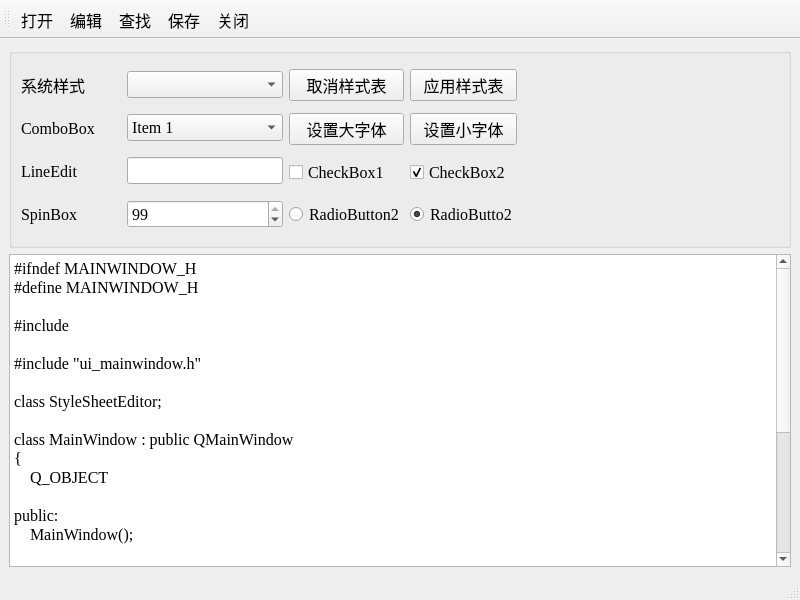
<?xml version="1.0" encoding="UTF-8"?>
<ui version="4.0">
 <class>TestQStyle</class>
 <widget class="QMainWindow" name="TestQStyle">
  <property name="geometry">
   <rect>
    <x>0</x>
    <y>0</y>
    <width>800</width>
    <height>600</height>
   </rect>
  </property>
  <property name="font">
   <font>
    <family>Times New Roman</family>
    <pointsize>12</pointsize>
   </font>
  </property>
  <property name="windowTitle">
   <string>TestQStyle</string>
  </property>
  <widget class="QWidget" name="centralwidget">
   <layout class="QGridLayout" name="gridLayout_3">
    <item row="0" column="0">
     <widget class="QGroupBox" name="groupBox_2">
      <property name="minimumSize">
       <size>
        <width>750</width>
        <height>200</height>
       </size>
      </property>
      <property name="title">
       <string/>
      </property>
      <layout class="QHBoxLayout" name="horizontalLayout">
       <item>
        <layout class="QGridLayout" name="gridLayout">
         <item row="0" column="0">
          <widget class="QLabel" name="label_4">
           <property name="minimumSize">
            <size>
             <width>100</width>
             <height>30</height>
            </size>
           </property>
           <property name="maximumSize">
            <size>
             <width>60</width>
             <height>16777215</height>
            </size>
           </property>
           <property name="text">
            <string>系统样式</string>
           </property>
          </widget>
         </item>
         <item row="0" column="1">
          <widget class="QComboBox" name="comboSysStyle"/>
         </item>
         <item row="1" column="0">
          <widget class="QLabel" name="label_3">
           <property name="minimumSize">
            <size>
             <width>100</width>
             <height>30</height>
            </size>
           </property>
           <property name="text">
            <string>ComboBox</string>
           </property>
          </widget>
         </item>
         <item row="1" column="1">
          <widget class="QComboBox" name="comboBox">
           <property name="styleSheet">
            <string notr="true">selection-color: rgb(85, 170, 255);</string>
           </property>
           <item>
            <property name="text">
             <string>Item 1</string>
            </property>
           </item>
           <item>
            <property name="text">
             <string>Item 2</string>
            </property>
           </item>
           <item>
            <property name="text">
             <string>Item 3</string>
            </property>
           </item>
           <item>
            <property name="text">
             <string>Item 4</string>
            </property>
           </item>
          </widget>
         </item>
         <item row="2" column="0">
          <widget class="QLabel" name="label">
           <property name="minimumSize">
            <size>
             <width>100</width>
             <height>30</height>
            </size>
           </property>
           <property name="text">
            <string>LineEdit</string>
           </property>
          </widget>
         </item>
         <item row="2" column="1">
          <widget class="QLineEdit" name="lineEdit_2">
           <property name="styleSheet">
            <string notr="true"/>
           </property>
           <property name="readOnly">
            <bool>true</bool>
           </property>
          </widget>
         </item>
         <item row="3" column="0">
          <widget class="QLabel" name="label_5">
           <property name="minimumSize">
            <size>
             <width>100</width>
             <height>30</height>
            </size>
           </property>
           <property name="text">
            <string>SpinBox</string>
           </property>
          </widget>
         </item>
         <item row="3" column="1">
          <widget class="QSpinBox" name="spinBox">
           <property name="value">
            <number>99</number>
           </property>
          </widget>
         </item>
        </layout>
       </item>
       <item>
        <layout class="QGridLayout" name="gridLayout_2">
         <item row="0" column="0">
          <widget class="QPushButton" name="btnCancelStyleSheet">
           <property name="minimumSize">
            <size>
             <width>100</width>
             <height>30</height>
            </size>
           </property>
           <property name="text">
            <string>取消样式表</string>
           </property>
          </widget>
         </item>
         <item row="0" column="1">
          <widget class="QPushButton" name="btnSetStyleSheet">
           <property name="minimumSize">
            <size>
             <width>100</width>
             <height>30</height>
            </size>
           </property>
           <property name="text">
            <string>应用样式表</string>
           </property>
          </widget>
         </item>
         <item row="1" column="0">
          <widget class="QPushButton" name="btnFontLarge">
           <property name="minimumSize">
            <size>
             <width>100</width>
             <height>30</height>
            </size>
           </property>
           <property name="text">
            <string>设置大字体</string>
           </property>
          </widget>
         </item>
         <item row="1" column="1">
          <widget class="QPushButton" name="btnFontSmall">
           <property name="minimumSize">
            <size>
             <width>100</width>
             <height>30</height>
            </size>
           </property>
           <property name="text">
            <string>设置小字体</string>
           </property>
          </widget>
         </item>
         <item row="2" column="0">
          <widget class="QCheckBox" name="checkBox">
           <property name="minimumSize">
            <size>
             <width>100</width>
             <height>30</height>
            </size>
           </property>
           <property name="text">
            <string>CheckBox1</string>
           </property>
          </widget>
         </item>
         <item row="2" column="1">
          <widget class="QCheckBox" name="checkBox_2">
           <property name="minimumSize">
            <size>
             <width>100</width>
             <height>30</height>
            </size>
           </property>
           <property name="text">
            <string>CheckBox2</string>
           </property>
           <property name="checked">
            <bool>true</bool>
           </property>
          </widget>
         </item>
         <item row="3" column="0">
          <widget class="QRadioButton" name="radioButton">
           <property name="minimumSize">
            <size>
             <width>100</width>
             <height>30</height>
            </size>
           </property>
           <property name="text">
            <string>RadioButton2</string>
           </property>
          </widget>
         </item>
         <item row="3" column="1">
          <widget class="QRadioButton" name="radioButton_2">
           <property name="minimumSize">
            <size>
             <width>100</width>
             <height>30</height>
            </size>
           </property>
           <property name="text">
            <string>RadioButto2</string>
           </property>
           <property name="checked">
            <bool>true</bool>
           </property>
          </widget>
         </item>
        </layout>
       </item>
       <item>
        <spacer name="horizontalSpacer">
         <property name="orientation">
          <enum>Qt::Horizontal</enum>
         </property>
         <property name="sizeHint" stdset="0">
          <size>
           <width>40</width>
           <height>20</height>
          </size>
         </property>
        </spacer>
       </item>
      </layout>
     </widget>
    </item>
    <item row="1" column="0">
     <widget class="QPlainTextEdit" name="plainTextEdit">
      <property name="styleSheet">
       <string notr="true"/>
      </property>
      <property name="plainText">
       <string>#ifndef MAINWINDOW_H
#define MAINWINDOW_H

#include &lt;QtWidgets&gt;

#include &quot;ui_mainwindow.h&quot;

class StyleSheetEditor;

class MainWindow : public QMainWindow
{
    Q_OBJECT

public:
    MainWindow();

private slots:
    void on_editStyleAction_triggered();
    void on_aboutAction_triggered();

private:
    StyleSheetEditor *styleSheetEditor;
    Ui::MainWindow ui;
};

#endif</string>
      </property>
     </widget>
    </item>
   </layout>
  </widget>
  <widget class="QStatusBar" name="statusbar"/>
  <widget class="QToolBar" name="toolBar">
   <property name="windowTitle">
    <string>toolBar</string>
   </property>
   <property name="toolButtonStyle">
    <enum>Qt::ToolButtonTextBesideIcon</enum>
   </property>
   <attribute name="toolBarArea">
    <enum>TopToolBarArea</enum>
   </attribute>
   <attribute name="toolBarBreak">
    <bool>false</bool>
   </attribute>
   <addaction name="actOpen"/>
   <addaction name="actEdit"/>
   <addaction name="actFind"/>
   <addaction name="actSave"/>
   <addaction name="actQuit"/>
  </widget>
  <action name="actOpen">
   <property name="icon">
    <iconset resource="images.qrc">
     <normaloff>:/images/images/open3.bmp</normaloff>:/images/images/open3.bmp</iconset>
   </property>
   <property name="text">
    <string>打开</string>
   </property>
  </action>
  <action name="actSave">
   <property name="icon">
    <iconset resource="images.qrc">
     <normaloff>:/images/images/save1.bmp</normaloff>:/images/images/save1.bmp</iconset>
   </property>
   <property name="text">
    <string>保存</string>
   </property>
  </action>
  <action name="actFind">
   <property name="icon">
    <iconset resource="images.qrc">
     <normaloff>:/images/images/304.bmp</normaloff>:/images/images/304.bmp</iconset>
   </property>
   <property name="text">
    <string>查找</string>
   </property>
  </action>
  <action name="actEdit">
   <property name="icon">
    <iconset resource="images.qrc">
     <normaloff>:/images/images/812.bmp</normaloff>:/images/images/812.bmp</iconset>
   </property>
   <property name="text">
    <string>编辑</string>
   </property>
  </action>
  <action name="actQuit">
   <property name="icon">
    <iconset resource="images.qrc">
     <normaloff>:/images/images/exit.bmp</normaloff>:/images/images/exit.bmp</iconset>
   </property>
   <property name="text">
    <string>关闭</string>
   </property>
  </action>
 </widget>
 <resources>
  <include location="images.qrc"/>
 </resources>
 <connections>
  <connection>
   <sender>actQuit</sender>
   <signal>triggered()</signal>
   <receiver>TestQStyle</receiver>
   <slot>close()</slot>
   <hints>
    <hint type="sourcelabel">
     <x>-1</x>
     <y>-1</y>
    </hint>
    <hint type="destinationlabel">
     <x>399</x>
     <y>299</y>
    </hint>
   </hints>
  </connection>
 </connections>
</ui>
